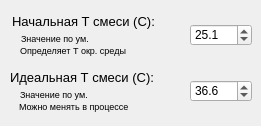
    <widget class="QWidget" name="tab_5">
     <attribute name="title">
      <string>Температура</string>
     </attribute>
     <widget class="QDoubleSpinBox" name="doubleSpinBox_2">
      <property name="geometry">
       <rect>
        <x>190</x>
        <y>24</y>
        <width>62</width>
        <height>22</height>
       </rect>
      </property>
      <property name="decimals">
       <number>1</number>
      </property>
      <property name="minimum">
       <double>-100.000000000000000</double>
      </property>
      <property name="maximum">
       <double>5000.000000000000000</double>
      </property>
      <property name="singleStep">
       <double>1.000000000000000</double>
      </property>
      <property name="value">
       <double>25.100000000000001</double>
      </property>
     </widget>
     <widget class="QLabel" name="label_63">
      <property name="geometry">
       <rect>
        <x>12</x>
        <y>6</y>
        <width>184</width>
        <height>30</height>
       </rect>
      </property>
      <property name="font">
       <font>
        <pointsize>10</pointsize>
       </font>
      </property>
      <property name="text">
       <string>Начальная Т смеси (С):</string>
      </property>
     </widget>
     <widget class="QLabel" name="label_9">
      <property name="geometry">
       <rect>
        <x>21</x>
        <y>28</y>
        <width>141</width>
        <height>21</height>
       </rect>
      </property>
      <property name="font">
       <font>
        <pointsize>7</pointsize>
       </font>
      </property>
      <property name="text">
       <string>Значение по ум.</string>
      </property>
     </widget>
     <widget class="QLabel" name="label_62">
      <property name="geometry">
       <rect>
        <x>20</x>
        <y>40</y>
        <width>141</width>
        <height>21</height>
       </rect>
      </property>
      <property name="font">
       <font>
        <pointsize>7</pointsize>
       </font>
      </property>
      <property name="text">
       <string>Определяет Т окр. среды</string>
      </property>
     </widget>
     <widget class="QDoubleSpinBox" name="doubleSpinBox_3">
      <property name="geometry">
       <rect>
        <x>190</x>
        <y>80</y>
        <width>62</width>
        <height>22</height>
       </rect>
      </property>
      <property name="decimals">
       <number>1</number>
      </property>
      <property name="minimum">
       <double>-100.000000000000000</double>
      </property>
      <property name="maximum">
       <double>5000.000000000000000</double>
      </property>
      <property name="singleStep">
       <double>1.000000000000000</double>
      </property>
      <property name="value">
       <double>36.600000000000001</double>
      </property>
     </widget>
     <widget class="QLabel" name="label_19">
      <property name="geometry">
       <rect>
        <x>19</x>
        <y>96</y>
        <width>141</width>
        <height>21</height>
       </rect>
      </property>
      <property name="font">
       <font>
        <pointsize>7</pointsize>
       </font>
      </property>
      <property name="text">
       <string>Можно менять в процессе</string>
      </property>
     </widget>
     <widget class="QLabel" name="label_20">
      <property name="geometry">
       <rect>
        <x>20</x>
        <y>84</y>
        <width>141</width>
        <height>21</height>
       </rect>
      </property>
      <property name="font">
       <font>
        <pointsize>7</pointsize>
       </font>
      </property>
      <property name="text">
       <string>Значение по ум.</string>
      </property>
     </widget>
     <widget class="QLabel" name="label_18">
      <property name="geometry">
       <rect>
        <x>10</x>
        <y>62</y>
        <width>161</width>
        <height>31</height>
       </rect>
      </property>
      <property name="font">
       <font>
        <pointsize>10</pointsize>
       </font>
      </property>
      <property name="text">
       <string>Идеальная Т смеси (С):</string>
      </property>
     </widget>
     <zorder>label_63</zorder>
     <zorder>doubleSpinBox_2</zorder>
     <zorder>label_9</zorder>
     <zorder>label_62</zorder>
     <zorder>doubleSpinBox_3</zorder>
     <zorder>label_19</zorder>
     <zorder>label_20</zorder>
     <zorder>label_18</zorder>
    </widget>
